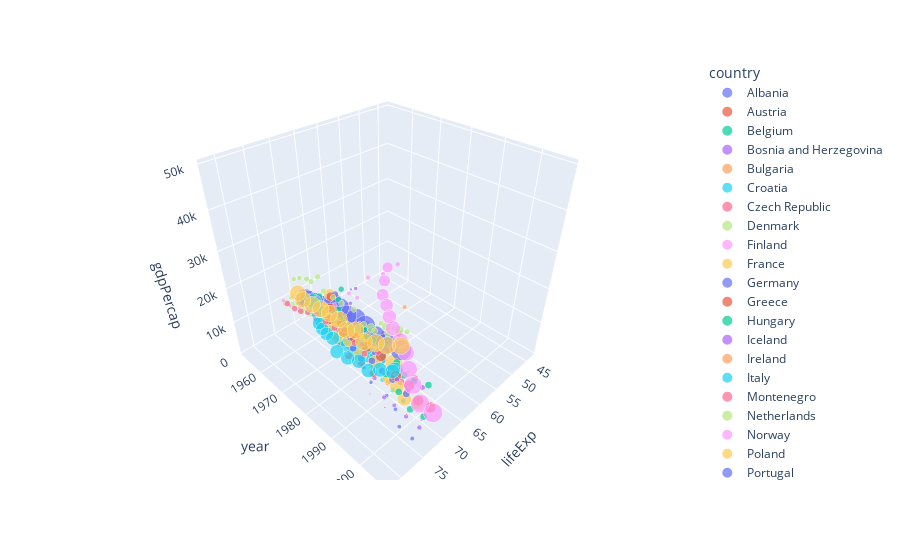

Notebook source saved alongside this figure:
### Markdown cell above
# 3d plot to 3d bubble chart
* `size` parameter

### Code cell
fig = px.scatter_3d(euro_countries, x='lifeExp', y='year', z='gdpPercap', color='country', size='pop')
fig.show()

### Figure 1 — Plotly figure (JSON) as saved in the notebook; plotly's stock layout.template omitted (floating-point values rounded to 4 significant figures)
{"data": [{"hovertemplate": "country=Albania<br>lifeExp=%{x}<br>year=%{y}<br>gdpPercap=%{z}<br>pop=%{marker.size}<extra></extra>", "legendgroup": "Albania", "marker": {"color": "#636efa", "size": [1282697, 1476505, 1728137, 1984060, 2263554, 2509048, 2780097, 3075321, 3326498, 3428038, 3508512, 3600523], "sizemode": "area", "sizeref": 206000.0, "symbol": "circle"}, "mode": "markers", "name": "Albania", "scene": "scene", "showlegend": true, "type": "scatter3d", "x": [55.23, 59.28, 64.82, 66.22, 67.69, 68.93, 70.42, 72, 71.58, 72.95, 75.65, 76.42], "y": [1952, 1957, 1962, 1967, 1972, 1977, 1982, 1987, 1992, 1997, 2002, 2007], "z": [1601.0, 1942.0, 2313.0, 2760.0, 3313.0, 3533.0, 3631.0, 3739.0, 2497.0, 3193.0, 4604.0, 5937.0]}, {"hovertemplate": "country=Austria<br>lifeExp=%{x}<br>year=%{y}<br>gdpPercap=%{z}<br>pop=%{marker.size}<extra></extra>", "legendgroup": "Austria", "marker": {"color": "#EF553B", "size": [6927772, 6965860, 7129864, 7376998, 7544201, 7568430, 7574613, 7578903, 7914969, 8069876, 8148312, 8199783], "sizemode": "area", "sizeref": 206000.0, "symbol": "circle"}, "mode": "markers", "name": "Austria", "scene": "scene", "showlegend": true, "type": "scatter3d", "x": [66.8, 67.48, 69.54, 70.14, 70.63, 72.17, 73.18, 74.94, 76.04, 77.51, 78.98, 79.83], "y": [1952, 1957, 1962, 1967, 1972, 1977, 1982, 1987, 1992, 1997, 2002, 2007], "z": [6137.0, 8843.0, 10750.0, 12830.0, 16660.0, 19750.0, 21600.0, 23690.0, 27040.0, 29100.0, 32420.0, 36130.0]}, {"hovertemplate": "country=Belgium<br>lifeExp=%{x}<br>year=%{y}<br>gdpPercap=%{z}<br>pop=%{marker.size}<extra></extra>", "legendgroup": "Belgium", "marker": {"color": "#00cc96", "size": [8730405, 8989111, 9218400, 9556500, 9709100, 9821800, 9856303, 9870200, 10045622, 10199787, 10311970, 10392226], "sizemode": "area", "sizeref": 206000.0, "symbol": "circle"}, "mode": "markers", "name": "Belgium", "scene": "scene", "showlegend": true, "type": "scatter3d", "x": [68, 69.24, 70.25, 70.94, 71.44, 72.8, 73.93, 75.35, 76.46, 77.53, 78.32, 79.44], "y": [1952, 1957, 1962, 1967, 1972, 1977, 1982, 1987, 1992, 1997, 2002, 2007], "z": [8343.0, 9715.0, 10990.0, 13150.0, 16670.0, 19120.0, 20980.0, 22530.0, 25580.0, 27560.0, 30490.0, 33690.0]}, {"hovertemplate": "country=Bosnia and Herzegovina<br>lifeExp=%{x}<br>year=%{y}<br>gdpPercap=%{z}<br>pop=%{marker.size}<extra></extra>", "legendgroup": "Bosnia and Herzegovina", "marker": {"color": "#ab63fa", "size": [2791000, 3076000, 3349000, 3585000, 3819000, 4086000, 4172693, 4338977, 4256013, 3607000, 4165416, 4552198], "sizemode": "area", "sizeref": 206000.0, "symbol": "circle"}, "mode": "markers", "name": "Bosnia and Herzegovina", "scene": "scene", "showlegend": true, "type": "scatter3d", "x": [53.82, 58.45, 61.93, 64.79, 67.45, 69.86, 70.69, 71.14, 72.18, 73.24, 74.09, 74.85], "y": [1952, 1957, 1962, 1967, 1972, 1977, 1982, 1987, 1992, 1997, 2002, 2007], "z": [973.5, 1354.0, 1710.0, 2172.0, 2860.0, 3528.0, 4127.0, 4314.0, 2547.0, 4766.0, 6019.0, 7446.0]}, {"hovertemplate": "country=Bulgaria<br>lifeExp=%{x}<br>year=%{y}<br>gdpPercap=%{z}<br>pop=%{marker.size}<extra></extra>", "legendgroup": "Bulgaria", "marker": {"color": "#FFA15A", "size": [7274900, 7651254, 8012946, 8310226, 8576200, 8797022, 8892098, 8971958, 8658506, 8066057, 7661799, 7322858], "sizemode": "area", "sizeref": 206000.0, "symbol": "circle"}, "mode": "markers", "name": "Bulgaria", "scene": "scene", "showlegend": true, "type": "scatter3d", "x": [59.6, 66.61, 69.51, 70.42, 70.9, 70.81, 71.08, 71.34, 71.19, 70.32, 72.14, 73.0], "y": [1952, 1957, 1962, 1967, 1972, 1977, 1982, 1987, 1992, 1997, 2002, 2007], "z": [2444.0, 3009.0, 4254.0, 5577.0, 6597.0, 7612.0, 8224.0, 8240.0, 6303.0, 5970.0, 7697.0, 10680.0]}, {"hovertemplate": "country=Croatia<br>lifeExp=%{x}<br>year=%{y}<br>gdpPercap=%{z}<br>pop=%{marker.size}<extra></extra>", "legendgroup": "Croatia", "marker": {"color": "#19d3f3", "size": [3882229, 3991242, 4076557, 4174366, 4225310, 4318673, 4413368, 4484310, 4494013, 4444595, 4481020, 4493312], "sizemode": "area", "sizeref": 206000.0, "symbol": "circle"}, "mode": "markers", "name": "Croatia", "scene": "scene", "showlegend": true, "type": "scatter3d", "x": [61.21, 64.77, 67.13, 68.5, 69.61, 70.64, 70.46, 71.52, 72.53, 73.68, 74.88, 75.75], "y": [1952, 1957, 1962, 1967, 1972, 1977, 1982, 1987, 1992, 1997, 2002, 2007], "z": [3119.0, 4338.0, 5478.0, 6960.0, 9164.0, 11310.0, 13220.0, 13820.0, 8448.0, 9876.0, 11630.0, 14620.0]}, {"hovertemplate": "country=Czech Republic<br>lifeExp=%{x}<br>year=%{y}<br>gdpPercap=%{z}<br>pop=%{marker.size}<extra></extra>", "legendgroup": "Czech Republic", "marker": {"color": "#FF6692", "size": [9125183, 9513758, 9620282, 9835109, 9862158, 10161915, 10303704, 10311597, 10315702, 10300707, 10256295, 10228744], "sizemode": "area", "sizeref": 206000.0, "symbol": "circle"}, "mode": "markers", "name": "Czech Republic", "scene": "scene", "showlegend": true, "type": "scatter3d", "x": [66.87, 69.03, 69.9, 70.38, 70.29, 70.71, 70.96, 71.58, 72.4, 74.01, 75.51, 76.49], "y": [1952, 1957, 1962, 1967, 1972, 1977, 1982, 1987, 1992, 1997, 2002, 2007], "z": [6876.0, 8256.0, 10140.0, 11400.0, 13110.0, 14800.0, 15380.0, 16310.0, 14300.0, 16050.0, 17600.0, 22830.0]}, {"hovertemplate": "country=Denmark<br>lifeExp=%{x}<br>year=%{y}<br>gdpPercap=%{z}<br>pop=%{marker.size}<extra></extra>", "legendgroup": "Denmark", "marker": {"color": "#B6E880", "size": [4334000, 4487831, 4646899, 4838800, 4991596, 5088419, 5117810, 5127024, 5171393, 5283663, 5374693, 5468120], "sizemode": "area", "sizeref": 206000.0, "symbol": "circle"}, "mode": "markers", "name": "Denmark", "scene": "scene", "showlegend": true, "type": "scatter3d", "x": [70.78, 71.81, 72.35, 72.96, 73.47, 74.69, 74.63, 74.8, 75.33, 76.11, 77.18, 78.33], "y": [1952, 1957, 1962, 1967, 1972, 1977, 1982, 1987, 1992, 1997, 2002, 2007], "z": [9692.0, 11100.0, 13580.0, 15940.0, 18870.0, 20420.0, 21690.0, 25120.0, 26410.0, 29800.0, 32170.0, 35280.0]}, {"hovertemplate": "country=Finland<br>lifeExp=%{x}<br>year=%{y}<br>gdpPercap=%{z}<br>pop=%{marker.size}<extra></extra>", "legendgroup": "Finland", "marker": {"color": "#FF97FF", "size": [4090500, 4324000, 4491443, 4605744, 4639657, 4738902, 4826933, 4931729, 5041039, 5134406, 5193039, 5238460], "sizemode": "area", "sizeref": 206000.0, "symbol": "circle"}, "mode": "markers", "name": "Finland", "scene": "scene", "showlegend": true, "type": "scatter3d", "x": [66.55, 67.49, 68.75, 69.83, 70.87, 72.52, 74.55, 74.83, 75.7, 77.13, 78.37, 79.31], "y": [1952, 1957, 1962, 1967, 1972, 1977, 1982, 1987, 1992, 1997, 2002, 2007], "z": [6425.0, 7545.0, 9372.0, 10920.0, 14360.0, 15610.0, 18530.0, 21140.0, 20650.0, 23720.0, 28200.0, 33210.0]}, {"hovertemplate": "country=France<br>lifeExp=%{x}<br>year=%{y}<br>gdpPercap=%{z}<br>pop=%{marker.size}<extra></extra>", "legendgroup": "France", "marker": {"color": "#FECB52", "size": [42459667, 44310863, 47124000, 49569000, 51732000, 53165019, 54433565, 55630100, 57374179, 58623428, 59925035, 61083916], "sizemode": "area", "sizeref": 206000.0, "symbol": "circle"}, "mode": "markers", "name": "France", "scene": "scene", "showlegend": true, "type": "scatter3d", "x": [67.41, 68.93, 70.51, 71.55, 72.38, 73.83, 74.89, 76.34, 77.46, 78.64, 79.59, 80.66], "y": [1952, 1957, 1962, 1967, 1972, 1977, 1982, 1987, 1992, 1997, 2002, 2007], "z": [7030.0, 8663.0, 10560.0, 13000.0, 16110.0, 18290.0, 20290.0, 22070.0, 24700.0, 25890.0, 28930.0, 30470.0]}, {"hovertemplate": "country=Germany<br>lifeExp=%{x}<br>year=%{y}<br>gdpPercap=%{z}<br>pop=%{marker.size}<extra></extra>", "legendgroup": "Germany", "marker": {"color": "#636efa", "size": [69145952, 71019069, 73739117, 76368453, 78717088, 78160773, 78335266, 77718298, 80597764, 82011073, 82350671, 82400996], "sizemode": "area", "sizeref": 206000.0, "symbol": "circle"}, "mode": "markers", "name": "Germany", "scene": "scene", "showlegend": true, "type": "scatter3d", "x": [67.5, 69.1, 70.3, 70.8, 71, 72.5, 73.8, 74.85, 76.07, 77.34, 78.67, 79.41], "y": [1952, 1957, 1962, 1967, 1972, 1977, 1982, 1987, 1992, 1997, 2002, 2007], "z": [7144.0, 10190.0, 12900.0, 14750.0, 18020.0, 20510.0, 22030.0, 24640.0, 26510.0, 27790.0, 30040.0, 32170.0]}, {"hovertemplate": "country=Greece<br>lifeExp=%{x}<br>year=%{y}<br>gdpPercap=%{z}<br>pop=%{marker.size}<extra></extra>", "legendgroup": "Greece", "marker": {"color": "#EF553B", "size": [7733250, 8096218, 8448233, 8716441, 8888628, 9308479, 9786480, 9974490, 10325429, 10502372, 10603863, 10706290], "sizemode": "area", "sizeref": 206000.0, "symbol": "circle"}, "mode": "markers", "name": "Greece", "scene": "scene", "showlegend": true, "type": "scatter3d", "x": [65.86, 67.86, 69.51, 71, 72.34, 73.68, 75.24, 76.67, 77.03, 77.87, 78.26, 79.48], "y": [1952, 1957, 1962, 1967, 1972, 1977, 1982, 1987, 1992, 1997, 2002, 2007], "z": [3531.0, 4916.0, 6017.0, 8513.0, 12720.0, 14200.0, 15270.0, 16120.0, 17540.0, 18750.0, 22510.0, 27540.0]}, {"hovertemplate": "country=Hungary<br>lifeExp=%{x}<br>year=%{y}<br>gdpPercap=%{z}<br>pop=%{marker.size}<extra></extra>", "legendgroup": "Hungary", "marker": {"color": "#00cc96", "size": [9504000, 9839000, 10063000, 10223422, 10394091, 10637171, 10705535, 10612740, 10348684, 10244684, 10083313, 9956108], "sizemode": "area", "sizeref": 206000.0, "symbol": "circle"}, "mode": "markers", "name": "Hungary", "scene": "scene", "showlegend": true, "type": "scatter3d", "x": [64.03, 66.41, 67.96, 69.5, 69.76, 69.95, 69.39, 69.58, 69.17, 71.04, 72.59, 73.34], "y": [1952, 1957, 1962, 1967, 1972, 1977, 1982, 1987, 1992, 1997, 2002, 2007], "z": [5264.0, 6040.0, 7550.0, 9327.0, 10170.0, 11670.0, 12550.0, 12990.0, 10540.0, 11710.0, 14840.0, 18010.0]}, {"hovertemplate": "country=Iceland<br>lifeExp=%{x}<br>year=%{y}<br>gdpPercap=%{z}<br>pop=%{marker.size}<extra></extra>", "legendgroup": "Iceland", "marker": {"color": "#ab63fa", "size": [147962, 165110, 182053, 198676, 209275, 221823, 233997, 244676, 259012, 271192, 288030, 301931], "sizemode": "area", "sizeref": 206000.0, "symbol": "circle"}, "mode": "markers", "name": "Iceland", "scene": "scene", "showlegend": true, "type": "scatter3d", "x": [72.49, 73.47, 73.68, 73.73, 74.46, 76.11, 76.99, 77.23, 78.77, 78.95, 80.5, 81.76], "y": [1952, 1957, 1962, 1967, 1972, 1977, 1982, 1987, 1992, 1997, 2002, 2007], "z": [7268.0, 9244.0, 10350.0, 13320.0, 15800.0, 19650.0, 23270.0, 26920.0, 25140.0, 28060.0, 31160.0, 36180.0]}, {"hovertemplate": "country=Ireland<br>lifeExp=%{x}<br>year=%{y}<br>gdpPercap=%{z}<br>pop=%{marker.size}<extra></extra>", "legendgroup": "Ireland", "marker": {"color": "#FFA15A", "size": [2952156, 2878220, 2830000, 2900100, 3024400, 3271900, 3480000, 3539900, 3557761, 3667233, 3879155, 4109086], "sizemode": "area", "sizeref": 206000.0, "symbol": "circle"}, "mode": "markers", "name": "Ireland", "scene": "scene", "showlegend": true, "type": "scatter3d", "x": [66.91, 68.9, 70.29, 71.08, 71.28, 72.03, 73.1, 74.36, 75.47, 76.12, 77.78, 78.89], "y": [1952, 1957, 1962, 1967, 1972, 1977, 1982, 1987, 1992, 1997, 2002, 2007], "z": [5210.0, 5599.0, 6632.0, 7656.0, 9531.0, 11150.0, 12620.0, 13870.0, 17560.0, 24520.0, 34080.0, 40680.0]}, {"hovertemplate": "country=Italy<br>lifeExp=%{x}<br>year=%{y}<br>gdpPercap=%{z}<br>pop=%{marker.size}<extra></extra>", "legendgroup": "Italy", "marker": {"color": "#19d3f3", "size": [47666000, 49182000, 50843200, 52667100, 54365564, 56059245, 56535636, 56729703, 56840847, 57479469, 57926999, 58147733], "sizemode": "area", "sizeref": 206000.0, "symbol": "circle"}, "mode": "markers", "name": "Italy", "scene": "scene", "showlegend": true, "type": "scatter3d", "x": [65.94, 67.81, 69.24, 71.06, 72.19, 73.48, 74.98, 76.42, 77.44, 78.82, 80.24, 80.55], "y": [1952, 1957, 1962, 1967, 1972, 1977, 1982, 1987, 1992, 1997, 2002, 2007], "z": [4931.0, 6249.0, 8244.0, 10020.0, 12270.0, 14260.0, 16540.0, 19210.0, 22010.0, 24680.0, 27970.0, 28570.0]}, {"hovertemplate": "country=Montenegro<br>lifeExp=%{x}<br>year=%{y}<br>gdpPercap=%{z}<br>pop=%{marker.size}<extra></extra>", "legendgroup": "Montenegro", "marker": {"color": "#FF6692", "size": [413834, 442829, 474528, 501035, 527678, 560073, 562548, 569473, 621621, 692651, 720230, 684736], "sizemode": "area", "sizeref": 206000.0, "symbol": "circle"}, "mode": "markers", "name": "Montenegro", "scene": "scene", "showlegend": true, "type": "scatter3d", "x": [59.16, 61.45, 63.73, 67.18, 70.64, 73.07, 74.1, 74.86, 75.44, 75.44, 73.98, 74.54], "y": [1952, 1957, 1962, 1967, 1972, 1977, 1982, 1987, 1992, 1997, 2002, 2007], "z": [2648.0, 3682.0, 4650.0, 5908.0, 7778.0, 9596.0, 11220.0, 11730.0, 7003.0, 6466.0, 6557.0, 9254.0]}, {"hovertemplate": "country=Netherlands<br>lifeExp=%{x}<br>year=%{y}<br>gdpPercap=%{z}<br>pop=%{marker.size}<extra></extra>", "legendgroup": "Netherlands", "marker": {"color": "#B6E880", "size": [10381988, 11026383, 11805689, 12596822, 13329874, 13852989, 14310401, 14665278, 15174244, 15604464, 16122830, 16570613], "sizemode": "area", "sizeref": 206000.0, "symbol": "circle"}, "mode": "markers", "name": "Netherlands", "scene": "scene", "showlegend": true, "type": "scatter3d", "x": [72.13, 72.99, 73.23, 73.82, 73.75, 75.24, 76.05, 76.83, 77.42, 78.03, 78.53, 79.76], "y": [1952, 1957, 1962, 1967, 1972, 1977, 1982, 1987, 1992, 1997, 2002, 2007], "z": [8942.0, 11280.0, 12790.0, 15360.0, 18790.0, 21210.0, 21400.0, 23650.0, 26790.0, 30250.0, 33720.0, 36800.0]}, {"hovertemplate": "country=Norway<br>lifeExp=%{x}<br>year=%{y}<br>gdpPercap=%{z}<br>pop=%{marker.size}<extra></extra>", "legendgroup": "Norway", "marker": {"color": "#FF97FF", "size": [3327728, 3491938, 3638919, 3786019, 3933004, 4043205, 4114787, 4186147, 4286357, 4405672, 4535591, 4627926], "sizemode": "area", "sizeref": 206000.0, "symbol": "circle"}, "mode": "markers", "name": "Norway", "scene": "scene", "showlegend": true, "type": "scatter3d", "x": [72.67, 73.44, 73.47, 74.08, 74.34, 75.37, 75.97, 75.89, 77.32, 78.32, 79.05, 80.2], "y": [1952, 1957, 1962, 1967, 1972, 1977, 1982, 1987, 1992, 1997, 2002, 2007], "z": [10100.0, 11650.0, 13450.0, 16360.0, 18970.0, 23310.0, 26300.0, 31540.0, 33970.0, 41280.0, 44680.0, 49360.0]}, {"hovertemplate": "country=Poland<br>lifeExp=%{x}<br>year=%{y}<br>gdpPercap=%{z}<br>pop=%{marker.size}<extra></extra>", "legendgroup": "Poland", "marker": {"color": "#FECB52", "size": [25730551, 28235346, 30329617, 31785378, 33039545, 34621254, 36227381, 37740710, 38370697, 38654957, 38625976, 38518241], "sizemode": "area", "sizeref": 206000.0, "symbol": "circle"}, "mode": "markers", "name": "Poland", "scene": "scene", "showlegend": true, "type": "scatter3d", "x": [61.31, 65.77, 67.64, 69.61, 70.85, 70.67, 71.32, 70.98, 70.99, 72.75, 74.67, 75.56], "y": [1952, 1957, 1962, 1967, 1972, 1977, 1982, 1987, 1992, 1997, 2002, 2007], "z": [4029.0, 4734.0, 5339.0, 6557.0, 8007.0, 9508.0, 8452.0, 9082.0, 7739.0, 10160.0, 12000.0, 15390.0]}, {"hovertemplate": "country=Portugal<br>lifeExp=%{x}<br>year=%{y}<br>gdpPercap=%{z}<br>pop=%{marker.size}<extra></extra>", "legendgroup": "Portugal", "marker": {"color": "#636efa", "size": [8526050, 8817650, 9019800, 9103000, 8970450, 9662600, 9859650, 9915289, 9927680, 10156415, 10433867, 10642836], "sizemode": "area", "sizeref": 206000.0, "symbol": "circle"}, "mode": "markers", "name": "Portugal", "scene": "scene", "showlegend": true, "type": "scatter3d", "x": [59.82, 61.51, 64.39, 66.6, 69.26, 70.41, 72.77, 74.06, 74.86, 75.97, 77.29, 78.1], "y": [1952, 1957, 1962, 1967, 1972, 1977, 1982, 1987, 1992, 1997, 2002, 2007], "z": [3068.0, 3775.0, 4728.0, 6362.0, 9022.0, 10170.0, 11750.0, 13040.0, 16210.0, 17640.0, 19970.0, 20510.0]}, {"hovertemplate": "country=Romania<br>lifeExp=%{x}<br>year=%{y}<br>gdpPercap=%{z}<br>pop=%{marker.size}<extra></extra>", "legendgroup": "Romania", "marker": {"color": "#EF553B", "size": [16630000, 17829327, 18680721, 19284814, 20662648, 21658597, 22356726, 22686371, 22797027, 22562458, 22404337, 22276056], "sizemode": "area", "sizeref": 206000.0, "symbol": "circle"}, "mode": "markers", "name": "Romania", "scene": "scene", "showlegend": true, "type": "scatter3d", "x": [61.05, 64.1, 66.8, 66.8, 69.21, 69.46, 69.66, 69.53, 69.36, 69.72, 71.32, 72.48], "y": [1952, 1957, 1962, 1967, 1972, 1977, 1982, 1987, 1992, 1997, 2002, 2007], "z": [3145.0, 3943.0, 4735.0, 6471.0, 8011.0, 9356.0, 9605.0, 9696.0, 6598.0, 7347.0, 7885.0, 10810.0]}, {"hovertemplate": "country=Serbia<br>lifeExp=%{x}<br>year=%{y}<br>gdpPercap=%{z}<br>pop=%{marker.size}<extra></extra>", "legendgroup": "Serbia", "marker": {"color": "#00cc96", "size": [6860147, 7271135, 7616060, 7971222, 8313288, 8686367, 9032824, 9230783, 9826397, 10336594, 10111559, 10150265], "sizemode": "area", "sizeref": 206000.0, "symbol": "circle"}, "mode": "markers", "name": "Serbia", "scene": "scene", "showlegend": true, "type": "scatter3d", "x": [58.0, 61.69, 64.53, 66.91, 68.7, 70.3, 70.16, 71.22, 71.66, 72.23, 73.21, 74.0], "y": [1952, 1957, 1962, 1967, 1972, 1977, 1982, 1987, 1992, 1997, 2002, 2007], "z": [3581.0, 4981.0, 6290.0, 7992.0, 10520.0, 12980.0, 15180.0, 15870.0, 9325.0, 7914.0, 7236.0, 9787.0]}, {"hovertemplate": "country=Slovak Republic<br>lifeExp=%{x}<br>year=%{y}<br>gdpPercap=%{z}<br>pop=%{marker.size}<extra></extra>", "legendgroup": "Slovak Republic", "marker": {"color": "#ab63fa", "size": [3558137, 3844277, 4237384, 4442238, 4593433, 4827803, 5048043, 5199318, 5302888, 5383010, 5410052, 5447502], "sizemode": "area", "sizeref": 206000.0, "symbol": "circle"}, "mode": "markers", "name": "Slovak Republic", "scene": "scene", "showlegend": true, "type": "scatter3d", "x": [64.36, 67.45, 70.33, 70.98, 70.35, 70.45, 70.8, 71.08, 71.38, 72.71, 73.8, 74.66], "y": [1952, 1957, 1962, 1967, 1972, 1977, 1982, 1987, 1992, 1997, 2002, 2007], "z": [5075.0, 6093.0, 7481.0, 8413.0, 9674.0, 10920.0, 11350.0, 12040.0, 9498.0, 12130.0, 13640.0, 18680.0]}, {"hovertemplate": "country=Slovenia<br>lifeExp=%{x}<br>year=%{y}<br>gdpPercap=%{z}<br>pop=%{marker.size}<extra></extra>", "legendgroup": "Slovenia", "marker": {"color": "#FFA15A", "size": [1489518, 1533070, 1582962, 1646912, 1694510, 1746919, 1861252, 1945870, 1999210, 2011612, 2011497, 2009245], "sizemode": "area", "sizeref": 206000.0, "symbol": "circle"}, "mode": "markers", "name": "Slovenia", "scene": "scene", "showlegend": true, "type": "scatter3d", "x": [65.57, 67.85, 69.15, 69.18, 69.82, 70.97, 71.06, 72.25, 73.64, 75.13, 76.66, 77.93], "y": [1952, 1957, 1962, 1967, 1972, 1977, 1982, 1987, 1992, 1997, 2002, 2007], "z": [4215.0, 5862.0, 7402.0, 9405.0, 12380.0, 15280.0, 17870.0, 18680.0, 14210.0, 17160.0, 20660.0, 25770.0]}, {"hovertemplate": "country=Spain<br>lifeExp=%{x}<br>year=%{y}<br>gdpPercap=%{z}<br>pop=%{marker.size}<extra></extra>", "legendgroup": "Spain", "marker": {"color": "#19d3f3", "size": [28549870, 29841614, 31158061, 32850275, 34513161, 36439000, 37983310, 38880702, 39549438, 39855442, 40152517, 40448191], "sizemode": "area", "sizeref": 206000.0, "symbol": "circle"}, "mode": "markers", "name": "Spain", "scene": "scene", "showlegend": true, "type": "scatter3d", "x": [64.94, 66.66, 69.69, 71.44, 73.06, 74.39, 76.3, 76.9, 77.57, 78.77, 79.78, 80.94], "y": [1952, 1957, 1962, 1967, 1972, 1977, 1982, 1987, 1992, 1997, 2002, 2007], "z": [3834.0, 4565.0, 5694.0, 7994.0, 10640.0, 13240.0, 13930.0, 15760.0, 18600.0, 20450.0, 24840.0, 28820.0]}, {"hovertemplate": "country=Sweden<br>lifeExp=%{x}<br>year=%{y}<br>gdpPercap=%{z}<br>pop=%{marker.size}<extra></extra>", "legendgroup": "Sweden", "marker": {"color": "#FF6692", "size": [7124673, 7363802, 7561588, 7867931, 8122293, 8251648, 8325260, 8421403, 8718867, 8897619, 8954175, 9031088], "sizemode": "area", "sizeref": 206000.0, "symbol": "circle"}, "mode": "markers", "name": "Sweden", "scene": "scene", "showlegend": true, "type": "scatter3d", "x": [71.86, 72.49, 73.37, 74.16, 74.72, 75.44, 76.42, 77.19, 78.16, 79.39, 80.04, 80.88], "y": [1952, 1957, 1962, 1967, 1972, 1977, 1982, 1987, 1992, 1997, 2002, 2007], "z": [8528.0, 9912.0, 12330.0, 15260.0, 17830.0, 18860.0, 20670.0, 23590.0, 23880.0, 25270.0, 29340.0, 33860.0]}, {"hovertemplate": "country=Switzerland<br>lifeExp=%{x}<br>year=%{y}<br>gdpPercap=%{z}<br>pop=%{marker.size}<extra></extra>", "legendgroup": "Switzerland", "marker": {"color": "#B6E880", "size": [4815000, 5126000, 5666000, 6063000, 6401400, 6316424, 6468126, 6649942, 6995447, 7193761, 7361757, 7554661], "sizemode": "area", "sizeref": 206000.0, "symbol": "circle"}, "mode": "markers", "name": "Switzerland", "scene": "scene", "showlegend": true, "type": "scatter3d", "x": [69.62, 70.56, 71.32, 72.77, 73.78, 75.39, 76.21, 77.41, 78.03, 79.37, 80.62, 81.7], "y": [1952, 1957, 1962, 1967, 1972, 1977, 1982, 1987, 1992, 1997, 2002, 2007], "z": [14730.0, 17910.0, 20430.0, 22970.0, 27200.0, 26980.0, 28400.0, 30280.0, 31870.0, 32140.0, 34480.0, 37510.0]}, {"hovertemplate": "country=Turkey<br>lifeExp=%{x}<br>year=%{y}<br>gdpPercap=%{z}<br>pop=%{marker.size}<extra></extra>", "legendgroup": "Turkey", "marker": {"color": "#FF97FF", "size": [22235677, 25670939, 29788695, 33411317, 37492953, 42404033, 47328791, 52881328, 58179144, 63047647, 67308928, 71158647], "sizemode": "area", "sizeref": 206000.0, "symbol": "circle"}, "mode": "markers", "name": "Turkey", "scene": "scene", "showlegend": true, "type": "scatter3d", "x": [43.59, 48.08, 52.1, 54.34, 57.01, 59.51, 61.04, 63.11, 66.15, 68.83, 70.84, 71.78], "y": [1952, 1957, 1962, 1967, 1972, 1977, 1982, 1987, 1992, 1997, 2002, 2007], "z": [1969.0, 2219.0, 2323.0, 2826.0, 3451.0, 4269.0, 4241.0, 5089.0, 5678.0, 6601.0, 6508.0, 8458.0]}, {"hovertemplate": "country=United Kingdom<br>lifeExp=%{x}<br>year=%{y}<br>gdpPercap=%{z}<br>pop=%{marker.size}<extra></extra>", "legendgroup": "United Kingdom", "marker": {"color": "#FECB52", "size": [50430000, 51430000, 53292000, 54959000, 56079000, 56179000, 56339704, 56981620, 57866349, 58808266, 59912431, 60776238], "sizemode": "area", "sizeref": 206000.0, "symbol": "circle"}, "mode": "markers", "name": "United Kingdom", "scene": "scene", "showlegend": true, "type": "scatter3d", "x": [69.18, 70.42, 70.76, 71.36, 72.01, 72.76, 74.04, 75.01, 76.42, 77.22, 78.47, 79.42], "y": [1952, 1957, 1962, 1967, 1972, 1977, 1982, 1987, 1992, 1997, 2002, 2007], "z": [9980.0, 11280.0, 12480.0, 14140.0, 15900.0, 17430.0, 18230.0, 21660.0, 22710.0, 26070.0, 29480.0, 33200.0]}], "layout": {"legend": {"itemsizing": "constant", "title": {"text": "country"}, "tracegroupgap": 0}, "margin": {"t": 60}, "scene": {"domain": {"x": [0, 1], "y": [0, 1]}, "xaxis": {"title": {"text": "lifeExp"}}, "yaxis": {"title": {"text": "year"}}, "zaxis": {"title": {"text": "gdpPercap"}}}}}
